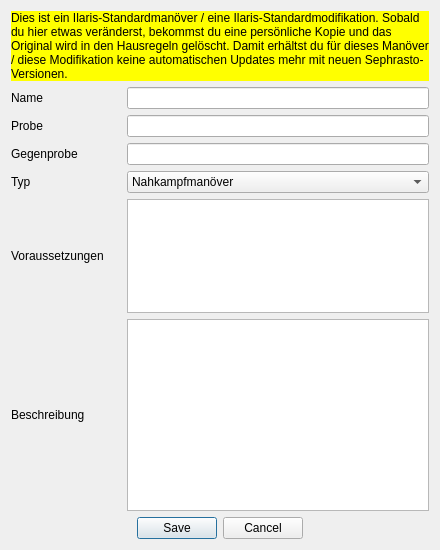
<?xml version="1.0" encoding="UTF-8"?>
<ui version="4.0">
 <class>manDialog</class>
 <widget class="QDialog" name="manDialog">
  <property name="windowModality">
   <enum>Qt::ApplicationModal</enum>
  </property>
  <property name="geometry">
   <rect>
    <x>0</x>
    <y>0</y>
    <width>440</width>
    <height>550</height>
   </rect>
  </property>
  <property name="windowTitle">
   <string>Sephrasto - Manöver / Modifikation bearbeiten...</string>
  </property>
  <layout class="QGridLayout" name="gridLayout_2">
   <item row="0" column="0">
    <layout class="QGridLayout" name="gridLayout">
     <item row="6" column="1">
      <widget class="QPlainTextEdit" name="textEdit">
       <property name="sizePolicy">
        <sizepolicy hsizetype="Expanding" vsizetype="MinimumExpanding">
         <horstretch>0</horstretch>
         <verstretch>0</verstretch>
        </sizepolicy>
       </property>
      </widget>
     </item>
     <item row="3" column="0">
      <widget class="QLabel" name="label_3">
       <property name="text">
        <string>Gegenprobe</string>
       </property>
      </widget>
     </item>
     <item row="5" column="1">
      <widget class="QPlainTextEdit" name="voraussetzungenEdit"/>
     </item>
     <item row="5" column="0">
      <widget class="QLabel" name="label_4">
       <property name="minimumSize">
        <size>
         <width>110</width>
         <height>0</height>
        </size>
       </property>
       <property name="text">
        <string>Voraussetzungen</string>
       </property>
      </widget>
     </item>
     <item row="6" column="0">
      <widget class="QLabel" name="label_5">
       <property name="text">
        <string>Beschreibung</string>
       </property>
      </widget>
     </item>
     <item row="1" column="1">
      <widget class="QLineEdit" name="nameEdit"/>
     </item>
     <item row="1" column="0">
      <widget class="QLabel" name="label">
       <property name="text">
        <string>Name</string>
       </property>
      </widget>
     </item>
     <item row="2" column="0">
      <widget class="QLabel" name="label_2">
       <property name="text">
        <string>Probe</string>
       </property>
      </widget>
     </item>
     <item row="2" column="1">
      <widget class="QLineEdit" name="probeEdit"/>
     </item>
     <item row="4" column="1">
      <widget class="QComboBox" name="comboTyp">
       <item>
        <property name="text">
         <string>Nahkampfmanöver</string>
        </property>
       </item>
       <item>
        <property name="text">
         <string>Fernkampfmanöver</string>
        </property>
       </item>
       <item>
        <property name="text">
         <string>Magische Modifikation</string>
        </property>
       </item>
       <item>
        <property name="text">
         <string>Karmale Modifikation</string>
        </property>
       </item>
       <item>
        <property name="text">
         <string>Weitere Magieregeln</string>
        </property>
       </item>
       <item>
        <property name="text">
         <string>Aktion</string>
        </property>
       </item>
       <item>
        <property name="text">
         <string>Dämonische Modifikation</string>
        </property>
       </item>
       <item>
        <property name="text">
         <string>Weitere Karmaregeln</string>
        </property>
       </item>
       <item>
        <property name="text">
         <string>Weitere Kampfregeln</string>
        </property>
       </item>
       <item>
        <property name="text">
         <string>Profane Regeln</string>
        </property>
       </item>
      </widget>
     </item>
     <item row="4" column="0">
      <widget class="QLabel" name="label_6">
       <property name="text">
        <string>Typ</string>
       </property>
      </widget>
     </item>
     <item row="3" column="1">
      <widget class="QLineEdit" name="gegenEdit"/>
     </item>
     <item row="0" column="0" colspan="2">
      <widget class="QLabel" name="warning">
       <property name="visible">
        <bool>false</bool>
       </property>
       <property name="styleSheet">
        <string notr="true">background-color: rgb(255, 255, 0); color: black;</string>
       </property>
       <property name="text">
        <string>&lt;html&gt;&lt;head/&gt;&lt;body&gt;&lt;p&gt;Dies ist ein Ilaris-Standardmanöver / eine Ilaris-Standardmodifikation. Sobald du hier etwas veränderst, bekommst du eine persönliche Kopie und das Original wird in den Hausregeln gelöscht. Damit erhältst du für dieses Manöver / diese Modifikation keine automatischen Updates mehr mit neuen Sephrasto-Versionen.&lt;/p&gt;&lt;/body&gt;&lt;/html&gt;</string>
       </property>
       <property name="wordWrap">
        <bool>true</bool>
       </property>
      </widget>
     </item>
    </layout>
   </item>
   <item row="1" column="0">
    <widget class="QDialogButtonBox" name="buttonBox">
     <property name="orientation">
      <enum>Qt::Horizontal</enum>
     </property>
     <property name="standardButtons">
      <set>QDialogButtonBox::Cancel|QDialogButtonBox::Save</set>
     </property>
     <property name="centerButtons">
      <bool>true</bool>
     </property>
    </widget>
   </item>
  </layout>
 </widget>
 <tabstops>
  <tabstop>nameEdit</tabstop>
  <tabstop>probeEdit</tabstop>
  <tabstop>gegenEdit</tabstop>
  <tabstop>comboTyp</tabstop>
  <tabstop>voraussetzungenEdit</tabstop>
  <tabstop>textEdit</tabstop>
 </tabstops>
 <resources/>
 <connections>
  <connection>
   <sender>buttonBox</sender>
   <signal>accepted()</signal>
   <receiver>manDialog</receiver>
   <slot>accept()</slot>
   <hints>
    <hint type="sourcelabel">
     <x>248</x>
     <y>254</y>
    </hint>
    <hint type="destinationlabel">
     <x>157</x>
     <y>274</y>
    </hint>
   </hints>
  </connection>
  <connection>
   <sender>buttonBox</sender>
   <signal>rejected()</signal>
   <receiver>manDialog</receiver>
   <slot>reject()</slot>
   <hints>
    <hint type="sourcelabel">
     <x>316</x>
     <y>260</y>
    </hint>
    <hint type="destinationlabel">
     <x>286</x>
     <y>274</y>
    </hint>
   </hints>
  </connection>
 </connections>
</ui>
